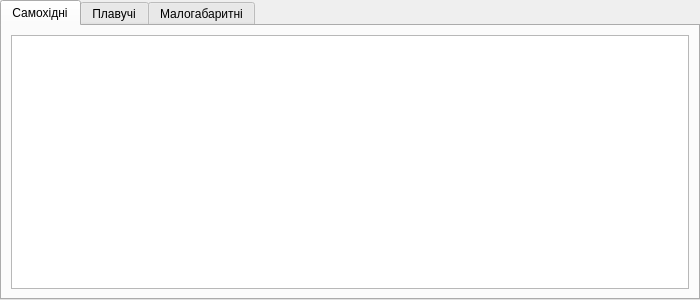
<?xml version="1.0" encoding="UTF-8"?>
<ui version="4.0">
 <class>Tipbur_win</class>
 <widget class="QTabWidget" name="Tipbur_win">
  <property name="geometry">
   <rect>
    <x>0</x>
    <y>0</y>
    <width>700</width>
    <height>300</height>
   </rect>
  </property>
  <property name="windowTitle">
   <string>Бурові установки</string>
  </property>
  <property name="windowIcon">
   <iconset>
    <normaloff>../icons/16x16/applications-engineering.png</normaloff>../icons/16x16/applications-engineering.png</iconset>
  </property>
  <property name="locale">
   <locale language="Ukrainian" country="Ukraine"/>
  </property>
  <property name="currentIndex">
   <number>0</number>
  </property>
  <widget class="QWidget" name="tab">
   <attribute name="title">
    <string>Самохідні</string>
   </attribute>
   <layout class="QGridLayout" name="gridLayout_3">
    <item row="0" column="0">
     <widget class="QTableView" name="tableTipbur"/>
    </item>
   </layout>
  </widget>
  <widget class="QWidget" name="tab_2">
   <attribute name="title">
    <string>Плавучі</string>
   </attribute>
   <layout class="QGridLayout" name="gridLayout_2">
    <item row="0" column="0">
     <widget class="QTableView" name="tableTipbur_2"/>
    </item>
   </layout>
  </widget>
  <widget class="QWidget" name="tab_3">
   <attribute name="title">
    <string>Малогабаритні</string>
   </attribute>
   <layout class="QGridLayout" name="gridLayout">
    <item row="0" column="0">
     <widget class="QTableView" name="tableTipbur_3"/>
    </item>
   </layout>
  </widget>
 </widget>
 <resources/>
 <connections/>
</ui>
